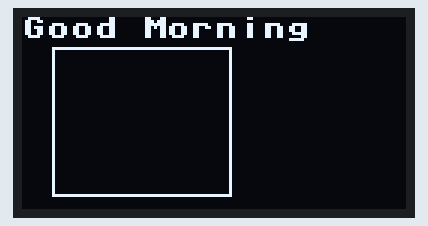
The program below on a simulated ESP32 board running MicroPython. Parts: 128×64 one-colour display. Library files of the repository ran but are not shown: ssd1306.py. At 0.1 s the program stops and its outputs stay as they are.

Above: at 0.1 s.

The program:

screen_example.py
```python
import machine
from machine import I2C
from machine import Pin
import ssd1306

i2c = I2C(0, sda=Pin(6), scl=Pin(7))
# note you might get a warning here - you can ignore it

display = ssd1306.SSD1306_I2C(128, 64,i2c)

display.rect(10,10,60,50,1)
display.text('Good Morning', 0, 0, 1)
display.show()
```
